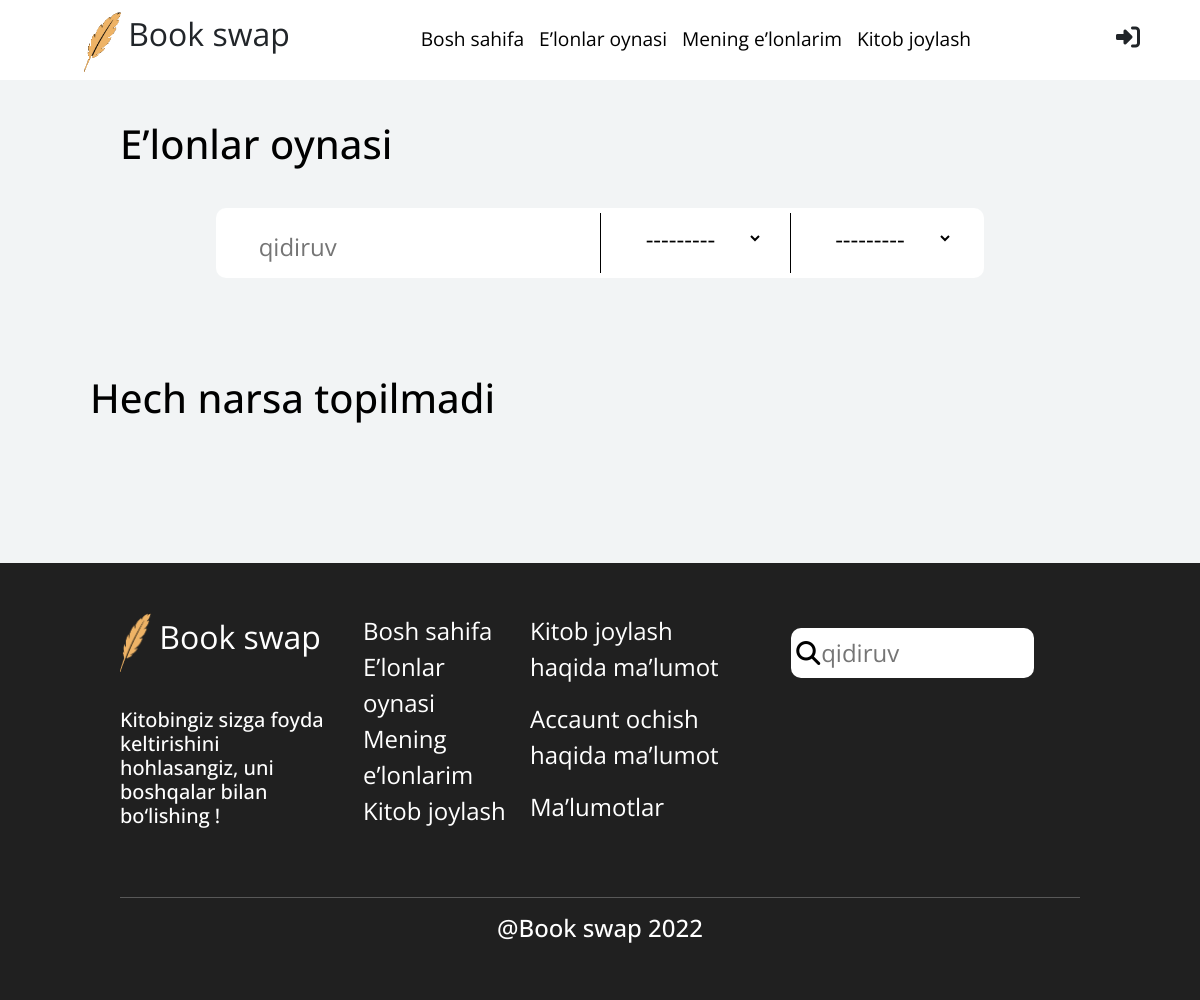
/book-list/, run on an earlier commit of the app's database.
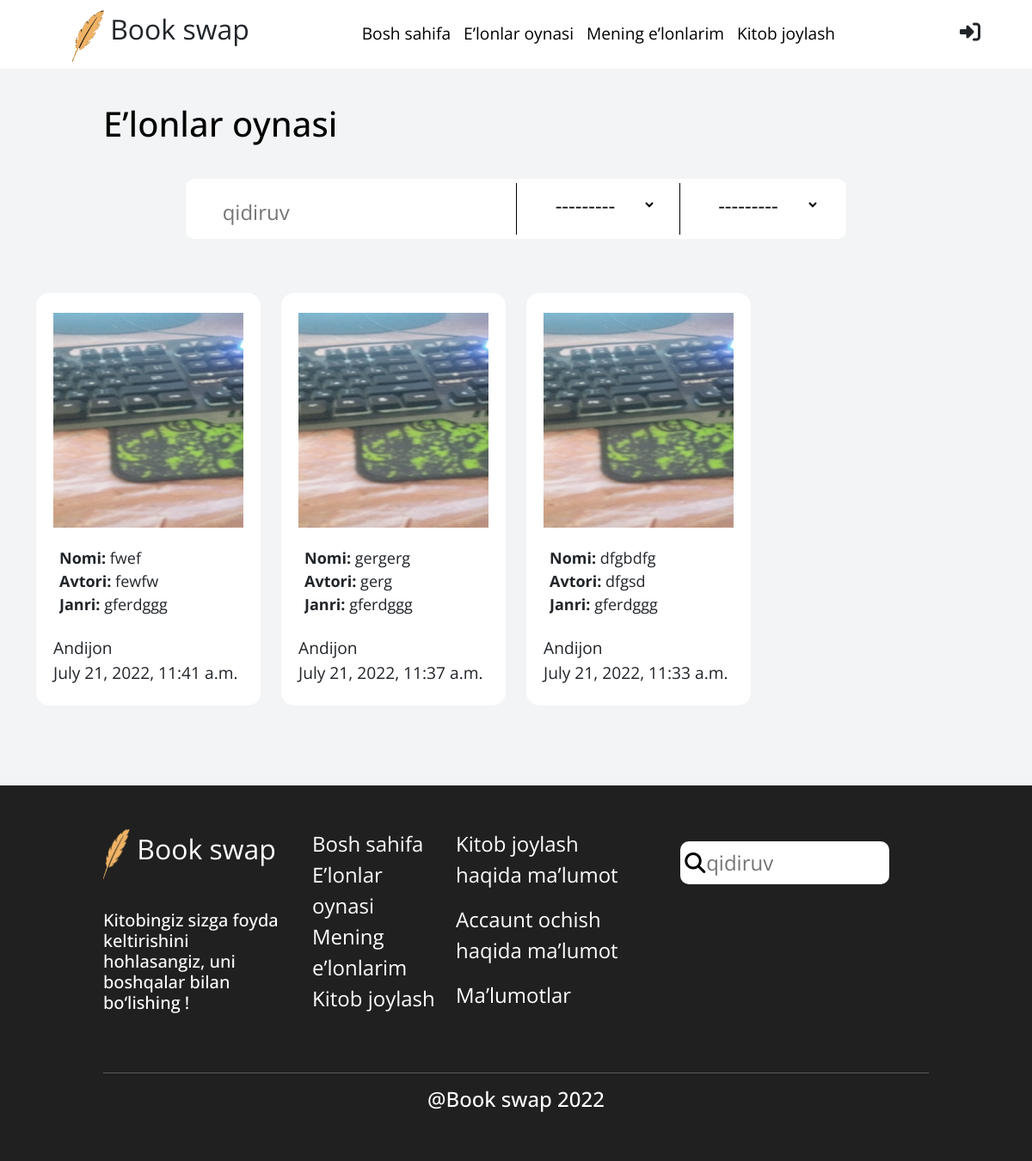
And on a later commit of the database.
### main/models.py (models this page shows, shortened)
class Book(models.Model):
    ADDRESS = (
		('Andijon', 'Andijon'),
		('Namangan', 'Namangan'),
		('Samarqand', 'Samarqand'),
		('Tashkent', 'Tashkent'),
		('Jizzax', 'Jizzax'),
		('Surxondaryo', 'Surxondaryo'),
		('Navoiy', 'Navoiy'),
		('Xorazm', 'Xorazm'),
		('Qashqadaryo', 'Qashqadaryo'),
		('Buxoro', 'Buxoro'),
		('Sirdaryo', 'Sirdaryo'),
		('Fargona', 'Fargona'),
	)
    author = models.ForeignKey(User, on_delete=models.CASCADE, related_name="books", default=None, null=True)
    slug = models.SlugField("Slug", max_length=256, blank=True, unique=True)
    title = models.CharField("Title", max_length=256)
    author_pen = models.CharField("Book Author", max_length=100)
    location = models.CharField('loacation', max_length=256,  choices=ADDRESS)
    genre = models.ForeignKey(Genre, on_delete=models.CASCADE, related_name="books", default=None, null=True)
    description = models.TextField("Description", max_length=200)
    image = models.ImageField("Image", upload_to="book_images")
    created_at = models.DateTimeField("Created time", auto_now_add=True)
    likes_count = models.PositiveIntegerField("Likes", default=0)
    is_checked = models.BooleanField(default=False)
    is_ban = models.BooleanField(default=False)
    class Meta:
        ordering = ['-id']
        db_table = "book"
        unique_together = ["slug"]
        verbose_name = "book"
        verbose_name_plural = "books"

class Genre(models.Model):
    title = models.CharField("Title", max_length=256)
    slug = models.SlugField("Slug", max_length=256, blank=True)
    def __str__(self):
        return f"{self.title}"
    class Meta:
        db_table = "genre"
        verbose_name = "genre"
        verbose_name_plural = "genres"

### account/models.py (models this page shows, shortened)
class User(AbstractUser):
	GENDER = (
		('Ayol', 'Ayol'),
		('Erkak', 'Erkak'),
	)
	ADDRESS = (
		('Andijon', 'Andijon'),
		('Namangan', 'Namangan'),
		('Samarqand', 'Samarqand'),
		('Tashkent', 'Tashkent'),
		('Jizzax', 'Jizzax'),
		('Surxondaryo', 'Surxondaryo'),
		('Navoiy', 'Navoiy'),
		('Xorazm', 'Xorazm'),
		('Qashqadaryo', 'Qashqadaryo'),
		('Buxoro', 'Buxoro'),
		('Sirdaryo', 'Sirdaryo'),
		('Fargona', 'Fargona'),
	)
	name = models.CharField("Name", max_length=256)
	surname = models.CharField("Surname", max_length=256)
	username = models.CharField("Username", max_length=256, unique=True, null=True)
	age = models.PositiveIntegerField("Age", null=True)
	phone = models.CharField("Phone", max_length=18)
	avatar = models.ImageField("Image", upload_to="user-images/", null=True, blank=True, default='default.png')
	gender = models.CharField("Gender", max_length=128, choices=GENDER)
	address = models.CharField("Address", max_length=128, choices=ADDRESS)
	created_at = models.DateTimeField("Created at", auto_now_add=True)
	updated_at = models.DateTimeField("Updated_at", auto_now=True)
	USERNAME_FIELD = "username"
	first_name = None
	last_name = None
	class Meta:
		db_table = "user"
		verbose_name = "user"
		verbose_name_plural = "users"

### main/views.py (the view, shortened to what this page needs)
# urls.py: path('book-list/', views.BooksView, name="book-list"),
def BooksView(request):
    form = StockSearchForm(request.POST or None)
    queryset = Book.objects.select_related('genre', 'author').filter(is_checked = True).all()
    paginator = Paginator(queryset, 12)
    page_number = request.GET.get('page')
    page_obj = paginator.get_page(page_number)
    context = {
        "form": form,
        "object_list": page_obj,
    }
    return render(request, "advert/book_list.html", context)

### main/forms.py
class StockSearchForm(forms.ModelForm):
    query = forms.CharField()
    query.widget.attrs.update({'placeholder': 'qidiruv',})
    class Meta:
        model = Book
        fields = ['genre','location']

### templates/advert/book_list.html (shortened to what this page needs)
{% extends "advert/base.html" %}
{% load static %}
{% block content %}
<header>
  <h1>E’lonlar oynasi</h1>
  <form method="post" id="header-search-desktop-span" onchange="submit()">
    <div class="search">
      <div class="big-input">
        <i class="fa-light fa-search"></i>
        {{form.query}}
      </div>
      <div class="selection-group">
        <div class="select-input">
          <i class="fal fa-location-dot"></i>
          {{form.location}}
        </div>
        <div class="select-input">
          <i class="fal fa-book-open"></i>
          {{form.genre}}
        </div>
      </div>
    </div>
  </form>
</header>
<div class="container">
  <div class="advert-section mt-5">
    <div class="row">
      {% for book in object_list %}
      <div class="col-6 col-sm-6 col-md-4 col-lg-3">
        <a href="{% url 'main:detail' book.slug %}" class="text-dark" style="text-decoration: none;">
          <div class="advert-box">
            <img src="{{book.image.url}}" alt="">
            <ul>
              <li>
                <strong>Nomi:</strong>
                <span>{{book.title}}</span>
              </li>
              <li>
                <strong>Avtori:</strong>
                <span>{{book.author_pen}}</span>
              </li>
              <li>
                <strong>Janri:</strong>
                <span>{{book.genre}}</span>
              </li>
            </ul>
            <span class="about-box">{{book.author.address}} <br> {{book.created_at}}</span>
          </div>
        </a>
      </div>
      {% empty %}
      <h1 class="m-5">Hech narsa topilmadi</h1>
      {% endfor %}
    </div>
  </div>
  <div class="paginator ">
    <ul>
    </ul>
  </div>
</div>
{% endblock %}

### templates/advert/base.html (shortened to what this page needs)
<!doctype html>
<html lang="en">
<head>
  <link rel="stylesheet" href="https://site-assets.fontawesome.com/releases/v6.1.1/css/all.css">
  <link rel="stylesheet" href="/static/css/bootstrap.min.css">
  <link rel="stylesheet" href="/static/css/owl.carousel.min.css">
  <link rel="stylesheet" href="/static/css/style.css">
</head>
<body class="page">
    <nav class="nav nav-advert" id="navbar">
        <div class="logo">
          <a href="/" class="text-dark text-decoration-none">
            <img src="/static/img/logo.png" alt="">
            <span>Book swap</span>
          </a>
        </div>
        <ul class="nav-items">
          <li>
            <a href="/">Bosh sahifa</a>
          </li>
          <li>
            <a href="{% url 'main:book-list' %}">E’lonlar oynasi</a>
          </li>
          <li>
            <a href="{% url 'main:my-book' %}">Mening e’lonlarim</a>
          </li>
          <li>
            <a href="{% url 'main:create-book' %}">Kitob joylash</a>
          </li>
        </ul>
        <div class="menu-bar">
          {% if request.user.is_authenticated %}
          <a href="{% url 'main:book-list' %}" class="text-dark text-decoration-none">
            <i class="fa-light fa-search"></i>
          </a>
          <a href="{% url 'profile:deatil' %}" class="text-dark"><i class="fa-light fa-user"></i></a>
          <i class="fa-light event-btn"></i>
          {% else %}
          <a href="{% url 'profile:login' %}" class="text-dark"><i class="fa-solid fa-right-to-bracket"></i></a>
          {% endif %}
        </div>
      </nav>
  {% block content %}
  {% endblock %}
  <footer>
    <div class="row">
        <div class="col-lg-3">
            <img src="/static/img/logo.png" alt="" width="33px">
            <span class="brend-name">Book swap</span>
            <br><br>
            <h5>
                Kitobingiz sizga foyda keltirishini hohlasangiz, uni boshqalar bilan bo‘lishing !
            </h5>
        </div>
        <div class="col-lg-2">
            <ul>
                <li>
                    <a href="/">Bosh sahifa</a>
                </li>
                <li>
                    <a href="{% url 'main:book-list' %}">E’lonlar oynasi</a>
                </li>
                <li>
                    <a href="{% url 'main:my-book' %}">Mening e’lonlarim</a>
                </li>
                <li>
                    <a href="{% url 'main:create-book'%}">Kitob joylash</a>
                </li>
            </ul>
        </div>
        <div class="col-lg-3">
            <p>Kitob joylash haqida ma’lumot</p>
            <p>Accaunt ochish haqida ma’lumot</p>
            <p>Ma’lumotlar</p>
        </div>
        <div class="col-lg-4">
          <form method="post" id="header-search-desktop-span" onchange="submit()" action="{% url 'main:book-list' %}">
            <div class="input-group">
                <i class="fas fa-search"></i>
                <input type="text" name="query" placeholder="qidiruv">
            </div>
          </form>
        </div>
    </div>
    <br>
    <hr>
    <center>
        <h4>@Book swap 2022</h4>
    </center>
</footer>
</body>
</html>

What changed in the data, as far as the page shows it:
added Book: image (picture), title "fwef", author_pen "fewfw", genre "gferdggg", author.address "Andijon", created_at "July 21, 2022, 11:41 a.m."
added Book: image (picture), title "gergerg", author_pen "gerg", genre "gferdggg", author.address "Andijon", created_at "July 21, 2022, 11:37 a.m."
added Book: image (picture), title "dfgbdfg", author_pen "dfgsd", genre "gferdggg", author.address "Andijon", created_at "July 21, 2022, 11:33 a.m."
Also different on the page:
text no longer shown: "Hech narsa topilmadi"
